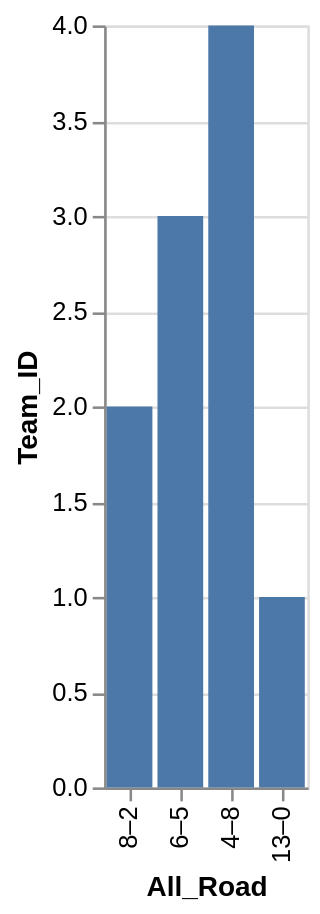

Write the Vega-Lite specification saved for this chart.
### Vega-Lite specification from a JSON file in a GitHub repository (floating-point values rounded to 4 significant figures)
{"data": {"values": [{"x_data": "8–2", "y_data": 2}, {"x_data": "6–5", "y_data": 3}, {"x_data": "4–8", "y_data": 4}, {"x_data": "13–0", "y_data": 1}]}, "mark": "bar", "encoding": {"x": {"field": "x_data", "type": "nominal", "title": "All_Road", "sort": "descending"}, "y": {"field": "y_data", "type": "quantitative", "title": "Team_ID"}}}
